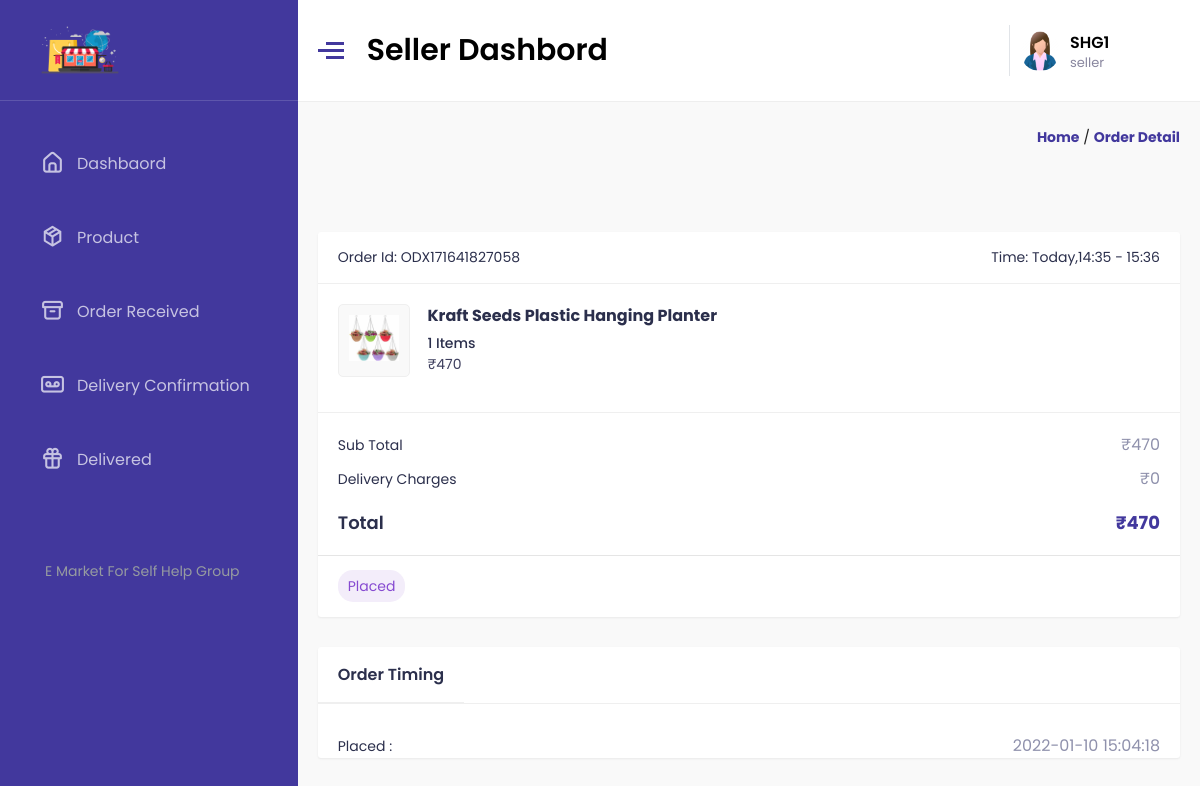
The app's page /seller/order-detail.php?id=13 (signed in) with its own data.
### tables this page shows
CREATE TABLE `orders` (
  `id` int(11) NOT NULL,
  `o_id` text NOT NULL,
  `u_id` int(11) NOT NULL,
  `ad_id` int(11) NOT NULL,
  `dv_date` varchar(255) NOT NULL,
  `dv_time` varchar(255) NOT NULL,
  `payment_type` int(11) NOT NULL,
  `payment_status` int(11) NOT NULL,
  `order_status` int(11) NOT NULL,
  `mihpayid` varchar(255) NOT NULL,
  `txnid` varchar(255) NOT NULL,
  `payu_status` varchar(255) NOT NULL,
  `total_amt` float NOT NULL,
  `ship_fee_order` float NOT NULL,
  `final_val` float NOT NULL,
  `isnew` int(11) NOT NULL,
  `delivered_by` int(11) NOT NULL,
  `u_cnfrm` int(11) NOT NULL,
  `ptu` int(11) NOT NULL,
  `udvc` int(11) NOT NULL,
  `is_p_app` int(11) NOT NULL,
  `is_w_ap` int(11) NOT NULL,
  `prmo` int(11) NOT NULL,
  `wlmt` int(11) NOT NULL
);

CREATE TABLE `dv_time` (
  `id` int(11) NOT NULL,
  `from` varchar(100) NOT NULL,
  `tto` varchar(100) NOT NULL
);

CREATE TABLE `order_detail` (
  `id` int(11) NOT NULL,
  `oid` int(11) NOT NULL,
  `p_id` int(11) NOT NULL,
  `qty` int(11) NOT NULL,
  `hover` int(11) NOT NULL,
  `rcvd` int(11) NOT NULL,
  `delivered_qty` int(100) NOT NULL
);

CREATE TABLE `product` (
  `id` int(11) NOT NULL,
  `cat_id` int(11) NOT NULL,
  `scat_id` int(11) NOT NULL,
  `product_name` varchar(255) NOT NULL,
  `img1` varchar(255) NOT NULL,
  `img2` varchar(255) NOT NULL,
  `img3` varchar(255) NOT NULL,
  `img4` varchar(255) NOT NULL,
  `price` float NOT NULL,
  `sell_price` float NOT NULL,
  `fa` float NOT NULL,
  `shrt_desc` text NOT NULL,
  `description` text NOT NULL,
  `qty` int(11) NOT NULL,
  `disclaimer` text NOT NULL,
  `isappp` int(11) NOT NULL,
  `isnew` tinyint(1) NOT NULL,
  `bs` tinyint(1) NOT NULL,
  `status` tinyint(1) NOT NULL,
  `added_by` int(11) NOT NULL,
  `belonging_city` int(11) NOT NULL,
  `tax` float NOT NULL,
  `sku` varchar(255) NOT NULL
);

CREATE TABLE `order_status` (
  `id` int(11) NOT NULL,
  `o_status` varchar(255) NOT NULL
);

CREATE TABLE `order_time` (
  `id` int(11) NOT NULL,
  `oid` int(11) NOT NULL,
  `o_status` int(11) NOT NULL,
  `added_on` timestamp NOT NULL DEFAULT current_timestamp() ON UPDATE current_timestamp()
);

### seller/order-detail.php (the view, shortened to what this page needs)
<?php
 require('require/top.php');
 $oid=$_GET['id'];
?>
<div class="path">
    <div class="container">
        <a href="index.php">Home</a>
        /
        <a href="">Order Detail</a>
    </div>
</div>
<div class="cartrow" id="catrow">
    <div class="gh">
        <?php
                $query="select orders.is_p_app,orders.is_w_ap,orders.prmo,orders.wlmt,orders.dv_time,orders.order_status,orders.id,orders.o_id,orders.total_amt,orders.ship_fee_order,orders.final_val,dv_time.from,dv_time.tto,order_status.o_status from orders,dv_time,order_status where orders.id='$oid' and orders.dv_date=dv_time.id and not orders.order_status='1' and orders.order_status=order_status.id";
                $res=mysqli_query($con,$query);
                if(mysqli_num_rows($res)>0){
                  while($row=mysqli_fetch_assoc($res)){
              ?>
        <div class="pdpt-bg">
            <div class="pdpt-title flex justify-between">
                <h6>Order Id: <?php echo $row['o_id']; ?></h6>
                <h6>Time: <?php echo $row['dv_time']; ?>,<?php echo $row['from']; ?> -
                    <?php echo $row['tto']; ?></h6>
            </div>
            <div class="order-body10">
                <?php
                            $sellerId=$_SESSION['SELLER_ID'];
                            $oid=$row['id'];
                            $rs=mysqli_query($con,"select order_detail.qty,product.product_name,product.img1,product.fa from order_detail,product where order_detail.oid='$oid' and order_detail.p_id=product.id and product.added_by='$sellerId'");
                            while($rw=mysqli_fetch_assoc($rs)){
                ?>
                <ul class="order-dtsll">
                    <li>
                        <div class="order-dt-img">
                            <img src="../media/product/<?php echo $rw['img1']; ?>" alt="" />
                        </div>
                    </li>
                    <li>
                        <div class="order-dt47">
                            <h4><?php echo $rw['product_name']; ?></h4>
                            <div class="order-title">
                                <?php echo $rw['qty']; ?> Items
                            </div>
                            <p>&#8377;<?php echo $rw['fa']; ?></p>
                        </div>
                    </li>
                </ul>
                <?php } ?>
                <div class="total-dt">
                    <div class="total-checkout-group">
                        <div class="cart-total-dil">
                            <h4>Sub Total</h4>
                            <span>&#8377;<?php echo $row['total_amt']; ?></span>
                        </div>
                        <div class="cart-total-dil pt-3">
                            <h4>Delivery Charges</h4>
                            <span>&#8377;<?php echo $row['ship_fee_order']; ?></span>
                        </div>
                    </div>
                    <div class="main-total-cart">
                        <h2>Total</h2>
                        <span>&#8377;<?php echo $row['final_val']; ?></span>
                    </div>
                </div>
                <div class="track-order">
                    <span class="badge ofd"><?php echo $row['o_status']; ?></span>
                </div>
            </div>
        </div>
        <?php
                  }
                }
            ?>
        <div class="pdpt-bg">
            <div class="pdpt-title flex justify-between">
                <h4>Order Timing</h4>
            </div>
            <div class="order-body10">
                <div class="total-dt">
                    <div class="total-checkout-group bt0">
                        <?php
                            $fg=mysqli_query($con,"select order_time.added_on,order_status.o_status from order_time,order_status where order_time.oid='$oid' and order_time.o_status=order_status.id");
                            while($rw=mysqli_fetch_assoc($fg)){
                                echo"<div class='cart-total-dil'><h4>".$rw['o_status']." : "."</h4>"."<span>".$rw['added_on']."</span></div>";
                            }
                        ?>
                    </div>
                </div>
            </div>
        </div>
    </div>
</div>
<?php
    require("require/foot.php");
?>

### seller/assets/css/style.css (style rules this page uses)
* { margin: 0; padding: 0; -webkit-box-sizing: border-box; box-sizing: border-box; font-family: 'Poppins', sans-serif; }
html { font-size: 62.5%; }
body { background-color: #f9f9f9; }
a { color: #495057; text-transform: none; text-decoration: none; cursor: pointer; }
img { height: 100%; width: 100%; }
.flex { display: -webkit-box; display: -ms-flexbox; display: flex; }
.pt-3, .py-3 { padding-top: 1rem !important; }
.justify-between { -webkit-box-pack: justify; -ms-flex-pack: justify; justify-content: space-between; }
.badge { padding: 0.6rem 1rem; border-radius: 15px; }
.ofd { background-color: #f3edfa; color: #864AD1; }
.main .right-part .path { font-size: 14px; line-height: 1.4285em; color: rgba(0, 0, 0, 0.87); }
.main .right-part .path .container { width: 100%; padding: 2.5rem 2rem; text-align: right; }
.main .right-part .path .container a { color: #42389d; font-weight: 700; text-transform: capitalize; }
.right-part .cartrow { margin: 1.5rem 0; display: -webkit-box; display: -ms-flexbox; display: flex; -ms-flex-pack: distribute; justify-content: space-around; }
.right-part .cartrow .gh { width: 100%; padding: 1.5rem 2rem; }
.pdpt-bg { margin-top: 30px; background: #fff; border-radius: 3px; -webkit-box-shadow: 0 1px 2px 0 #e9e9e9; box-shadow: 0 1px 2px 0 #e9e9e9; }
.pdpt-bg .pdpt-title { border-bottom: 1px solid #efefef; }
.pdpt-bg .pdpt-title h6 { padding: 15px 20px; font-size: 14px; font-weight: 400; color: #2b2f4c; margin-bottom: 0; }
.pdpt-bg .pdpt-title h4 { padding: 15px 20px; font-size: 14px; font-weight: 600; color: #2b2f4c; margin-bottom: 0; border-bottom: 0; }
.pdpt-bg .order-dtsll { padding: 20px; list-style: none; }
.pdpt-bg .order-dtsll li { display: inline-block; vertical-align: top; }
.pdpt-bg .order-dtsll li .order-dt-img { background: #f9f9f9; padding: 10px; border: 1px solid #efefef; border-radius: 5px; }
.pdpt-bg .order-dtsll li .order-dt-img img { width: 50px; }
.pdpt-bg .order-dtsll li .order-dt47 { margin-left: 15px; }
.pdpt-bg .order-dtsll li .order-dt47 h4 { font-size: 16px; color: #2b2f4c; margin-bottom: 5px; line-height: 24px; text-align: left; font-weight: 700; }
.pdpt-bg .order-dtsll li .order-dt47 p { font-size: 14px; font-weight: 400; text-align: left; color: #3e3f5e; margin-bottom: 7px; }
.pdpt-bg .order-dtsll li .order-dt47 .order-title { font-size: 14px; font-weight: 500; color: #2b2f4c; }
.pdpt-bg .total-checkout-group { padding: 20px 20px 0; border-top: 1px solid #efefef; margin-top: 10px; }
.pdpt-bg .total-checkout-group .cart-total-dil { display: -webkit-box; display: -ms-flexbox; display: flex; width: 100%; -webkit-box-align: center; -ms-flex-align: center; align-items: center; }
.pdpt-bg .total-checkout-group .cart-total-dil h4 { margin-bottom: 0; font-size: 14px; font-weight: 400; color: #2b2f4c; line-height: 24px; }
.pdpt-bg .total-checkout-group .cart-total-dil span { color: #8f91ac; font-size: 16px; margin-left: auto; font-weight: 400; line-height: 24px; }
.pdpt-bg .bt0 { border-top: 0; }
.pdpt-bg .main-total-cart { display: -webkit-box; display: -ms-flexbox; display: flex; padding: 20px; border-bottom: 1px solid #e5e5e5; }
.pdpt-bg .main-total-cart h2 { margin-bottom: 0; font-size: 18px; font-weight: 600; color: #2b2f4c; line-height: 24px; }
.pdpt-bg .main-total-cart span { color: #42389d; font-size: 18px; margin-left: auto; font-weight: 700; line-height: 24px; }
.pdpt-bg .track-order { padding: 20px 20px; font-size: 1.4rem; }
.pdpt-bg .pdpt-title h4 { border-bottom: 1px solid #efefef; padding: 15px 20px; font-size: 16px; font-weight: 600; color: #2b2f4c; }
.pdpt-bg .order-body10 { overflow-y: auto; }

### records on screen
orders: o "ODX171641827058", dv_time "Today", dv_time.from "14:35", dv_time.tto "15:36", total_amt "470", ship_fee_order "0", final_val "470", order_status.o_status "Placed"
order_detail: product.img1 (picture), product.product_name "Kraft Seeds Plastic Hanging Planter", qty "1", product.fa "470"
order_time: order_status.o_status "Placed", added_on "2022-01-10 15:04:18"
